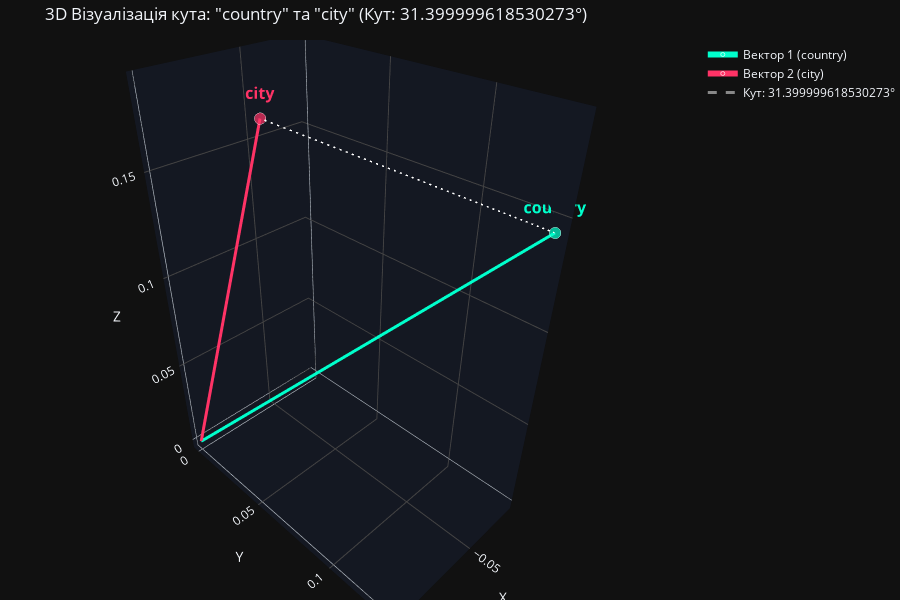
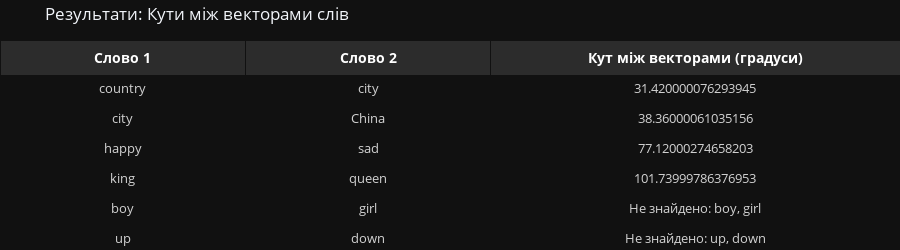

The notebook cell these images were saved under, in order:
### Markdown cell above
**4. Напишіть функції визначення кута між словами:**

### Code cell
def calculate_angle(vec1, vec2):
    dot_product = np.dot(vec1, vec2)
    norm1 = np.linalg.norm(vec1)
    norm2 = np.linalg.norm(vec2)
    
    if norm1 == 0 or norm2 == 0:
        return 0.0
        
    cos_theta = dot_product / (norm1 * norm2)
    cos_theta = np.clip(cos_theta, -1.0, 1.0)
    
    angle_rad = np.arccos(cos_theta)
    return np.degrees(angle_rad)

word_pairs = [('happy', 'sad'), ('king', 'queen'), ('boy', 'girl'), ('up', 'down'), ('good', 'bad'), ('country', 'town')]

if 'available_words' in locals() and len(available_words) >= 2:
    word_pairs = [(available_words[0], available_words[1]), (available_words[1], available_words[2])] + word_pairs

results_angles = []
valid_pairs = []

for w1, w2 in word_pairs:
    if w1 in word_embeddings and w2 in word_embeddings:
        v1 = np.array(word_embeddings[w1])
        v2 = np.array(word_embeddings[w2])
        angle = calculate_angle(v1, v2)
        results_angles.append((w1, w2, round(angle, 2)))
        valid_pairs.append((w1, w2, v1, v2, angle))
    else:
        missing = [w for w in (w1, w2) if w not in word_embeddings]
        results_angles.append((w1, w2, f"Не знайдено: {', '.join(missing)}"))

df_angles = pd.DataFrame(results_angles, columns=["Слово 1", "Слово 2", "Кут між векторами (градуси)"])

fig_angle_table = go.Figure(data=[go.Table(
    columnwidth=[150, 150, 250],
    header=dict(
        values=[f"<b>{col}</b>" for col in df_angles.columns],
        fill_color='#2c2c2c',
        font=dict(color='white', size=14),
        align='center',
        height=35
    ),
    cells=dict(
        values=[df_angles[col] for col in df_angles.columns],
        fill_color='#111111',
        font=dict(color='lightgrey', size=13),
        align='center',
        height=30
    )
)])

fig_angle_table.update_layout(
    title='Результати: Кути між векторами слів',
    template='plotly_dark',
    margin=dict(l=0, r=0, t=40, b=0),
    height=250
)

fig_angle_3d = go.Figure()

if valid_pairs:
    w1, w2, vec1, vec2, angle = valid_pairs[0]
    origin = [0, 0, 0]
    
    fig_angle_3d.add_trace(go.Scatter3d(
        x=[origin[0], vec1[0]], y=[origin[1], vec1[1]], z=[origin[2], vec1[2]],
        mode='lines+markers+text',
        text=["", f"<b>{w1}</b>"],
        textposition='top center',
        textfont=dict(color='#00ffcc', size=16),
        marker=dict(size=[0, 8], color='#00ffcc'),
        line=dict(color='#00ffcc', width=6),
        name=f'Вектор 1 ({w1})'
    ))
    
    fig_angle_3d.add_trace(go.Scatter3d(
        x=[origin[0], vec2[0]], y=[origin[1], vec2[1]], z=[origin[2], vec2[2]],
        mode='lines+markers+text',
        text=["", f"<b>{w2}</b>"],
        textposition='top center',
        textfont=dict(color='#ff3366', size=16),
        marker=dict(size=[0, 8], color='#ff3366'),
        line=dict(color='#ff3366', width=6),
        name=f'Вектор 2 ({w2})'
    ))

    fig_angle_3d.add_trace(go.Scatter3d(
        x=[vec1[0], vec2[0]], y=[vec1[1], vec2[1]], z=[vec1[2], vec2[2]],
        mode='lines',
        line=dict(color='rgba(255, 255, 255, 0.5)', width=3, dash='dash'),
        name=f'Кут: {round(angle, 1)}°'
    ))

    fig_angle_3d.update_layout(
        title=f'3D Візуалізація кута: "{w1}" та "{w2}" (Кут: {round(angle, 1)}°)',
        template='plotly_dark',
        height=600,
        margin=dict(l=0, r=0, b=0, t=40),
        scene=dict(
            xaxis=dict(title='X', backgroundcolor="rgb(20, 24, 34)", gridcolor="#444"),
            yaxis=dict(title='Y', backgroundcolor="rgb(20, 24, 34)", gridcolor="#444"),
            zaxis=dict(title='Z', backgroundcolor="rgb(20, 24, 34)", gridcolor="#444")
        )
    )

print("Красивий Вивід:")
if valid_pairs:
    fig_angle_3d.show()
fig_angle_table.show()

print("Технічний вивід:")
for res in results_angles:
    if "Не знайдено" in str(res[2]):
        print(f"Пара: ('{res[0]}', '{res[1]}') -> {res[2]}")
    else:
        print(f"Пара: ('{res[0]}', '{res[1]}') -> Кут: {res[2]} градусів")

### Figure 1 — Plotly figure (JSON) as saved in the notebook; plotly's stock layout.template omitted (floating-point values rounded to 4 significant figures)
{"data": [{"line": {"color": "#00ffcc", "width": 6}, "marker": {"color": "#00ffcc", "size": [0, 8]}, "mode": "lines+markers+text", "name": "Вектор 1 (country)", "text": ["", "<b>country</b>"], "textfont": {"color": "#00ffcc", "size": 16}, "textposition": "top center", "type": "scatter3d", "x": [0, -0.08008], "y": [0, 0.1338], "z": [0, 0.1436]}, {"line": {"color": "#ff3366", "width": 6}, "marker": {"color": "#ff3366", "size": [0, 8]}, "mode": "lines+markers+text", "name": "Вектор 2 (city)", "text": ["", "<b>city</b>"], "textfont": {"color": "#ff3366", "size": 16}, "textposition": "top center", "type": "scatter3d", "x": [0, -0.01007], "y": [0, 0.05737], "z": [0, 0.1836]}, {"line": {"color": "rgba(255, 255, 255, 0.5)", "dash": "dash", "width": 3}, "mode": "lines", "name": "Кут: 31.399999618530273°", "type": "scatter3d", "x": [-0.08008, -0.01007], "y": [0.1338, 0.05737], "z": [0.1436, 0.1836]}], "layout": {"height": 600, "margin": {"b": 0, "l": 0, "r": 0, "t": 40}, "scene": {"xaxis": {"backgroundcolor": "rgb(20, 24, 34)", "gridcolor": "#444", "title": {"text": "X"}}, "yaxis": {"backgroundcolor": "rgb(20, 24, 34)", "gridcolor": "#444", "title": {"text": "Y"}}, "zaxis": {"backgroundcolor": "rgb(20, 24, 34)", "gridcolor": "#444", "title": {"text": "Z"}}}, "title": {"text": "3D Візуалізація кута: \"country\" та \"city\" (Кут: 31.399999618530273°)"}}}

### Figure 2 — Plotly figure (JSON) as saved in the notebook; plotly's stock layout.template omitted (floating-point values rounded to 4 significant figures)
{"data": [{"cells": {"align": "center", "fill": {"color": "#111111"}, "font": {"color": "lightgrey", "size": 13}, "height": 30, "values": [["country", "city", "happy", "king", "boy", "up", "good", "country"], ["city", "China", "sad", "queen", "girl", "down", "bad", "town"], [31.42, 38.36, 77.12, 101.7, "Не знайдено: boy, girl", "Не знайдено: up, down", "Не знайдено: good, bad", 68.66]]}, "columnwidth": [150, 150, 250], "header": {"align": "center", "fill": {"color": "#2c2c2c"}, "font": {"color": "white", "size": 14}, "height": 35, "values": ["<b>Слово 1</b>", "<b>Слово 2</b>", "<b>Кут між векторами (градуси)</b>"]}, "type": "table"}], "layout": {"height": 250, "margin": {"b": 0, "l": 0, "r": 0, "t": 40}, "title": {"text": "Результати: Кути між векторами слів"}}}
